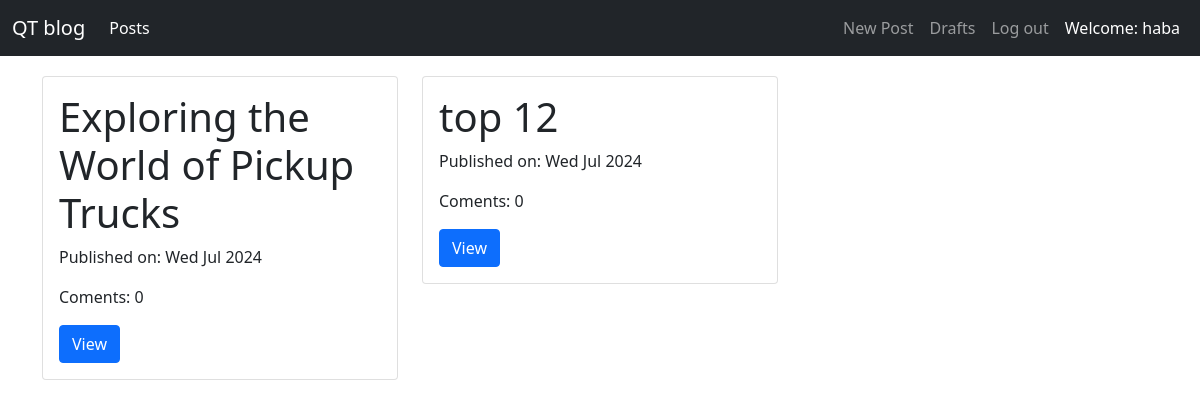
The app's page / (signed in) with its own data.
### blog/models.py (models this page shows, shortened)
class Post(models.Model):
    author = models.ForeignKey('auth.User',on_delete=models.CASCADE)
    title = models.CharField(max_length=200)
    text = models.TextField()
    created_date = models.DateTimeField(default=timezone.now)
    published_date = models.DateTimeField(blank=True, null=True)
    def approve_comments(self):
        return self.comments.filter(approved_comment=True)

### blog/views.py (the view)
# urls.py: re_path(r'^$', views.PostListView.as_view(), name='post_list'),
class PostListView(ListView):
    model = Post
    def get_queryset(self):
        return Post.objects.filter(published_date__lte=timezone.now()).order_by('-published_date')

### blog/templates/blog/post_list.html
{% extends 'blog/base.html' %}
{% block content %}
<div class="row">
    {% for post in post_list %}
    <div class="col-md-4" style="margin-top:20px;">
        <div class="card">
          <div class="card-body">
            <h1 class="card-title">{{ post.title }}</h1>
            <div class="date">
                <p class="card-text">Published on: {{ post.published_date|date:"D M Y"}}</p>
                <p>Coments: {{ post.approve_comments.count }}</p>
            </div>
            <a class="btn btn-primary" href="{% url 'post_detail' pk=post.pk %}">View </a>
         </div>
        </div>
    </div>
    {% endfor %}
</div>
{% endblock %}

### blog/templates/blog/base.html (shortened to what this page needs)
<!DOCTYPE html>
{% load static %}
<html>
    <head>
        <link href="https://cdn.jsdelivr.net/npm/bootstrap@5.0.2/dist/css/bootstrap.min.css" rel="stylesheet">
<body class='loader'>
        <nav class="navbar-expand-lg    navbar navbar-dark bg-dark">
  <div class="container-fluid">
    <a class='navbar-brand bigbrand' href="{% url 'post_list' %}">QT blog</a>
    <div class="collapse navbar-collapse" id="navbarSupportedContent">
      <ul class="navbar-nav me-auto mb-2 mb-lg-0">
        <li class="nav-item">
          <a class="nav-link active" aria-current="page" href="{% url 'post_list' %}">Posts</a>
        </li>
      </ul>
      <ul class="nav navbar-nav navbar-right">
        {% if user.is_authenticated %}
        <li class="nav-item">
          <a class="nav-link" href="{% url 'post_new' %}" >New Post</a>
        </li>
        <li>
          <a class="nav-link" href="{% url 'post_draft_list' %}">Drafts</a>
        </li>
        <li>
          <a class="nav-link" href="{% url 'logout' %}" >Log out</a>
        </li>
        <li>
          <a class="nav-link active ">Welcome: {{ user.username }}</a>
        </li>
        {% endif %}
      </ul>
    </div>
  </div>
</nav>
  <div class="content container">
            <div class="row">
                <div class="col-md-12">
                  <div class="blog_posts">
                    {% block content %}
                    {% endblock %}
                  </div>
                </div>
            </div>
        </div>
</body>
</html>

### records on screen
Post: title "Exploring the World of Pickup Trucks", published_date "Wed Jul 2024", approve_comments.count "0"
Post: title "top 12", published_date "Wed Jul 2024", approve_comments.count "0"

### other values on screen
{{ user.username }} "haba"
